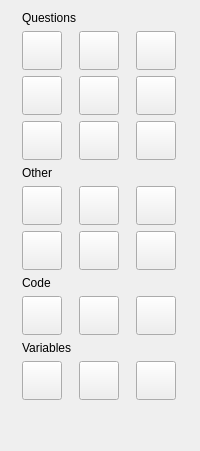
     <widget class="QWidget" name="tabWidgetControl">
      <attribute name="title">
       <string>Control</string>
      </attribute>
      <layout class="QGridLayout" name="gridLayoutControl">
       <item row="3" column="2">
        <widget class="QToolButton" name="toolButton_61">
         <property name="icon">
          <iconset resource="../resources_editor.qrc">
           <normaloff>:/qtgameengine/icons/action.png</normaloff>:/qtgameengine/icons/action.png</iconset>
         </property>
         <property name="iconSize">
          <size>
           <width>32</width>
           <height>32</height>
          </size>
         </property>
        </widget>
       </item>
       <item row="9" column="0" colspan="3">
        <widget class="QLabel" name="labelVariables">
         <property name="text">
          <string>Variables</string>
         </property>
        </widget>
       </item>
       <item row="1" column="2">
        <widget class="QToolButton" name="toolButton_55">
         <property name="icon">
          <iconset resource="../resources_editor.qrc">
           <normaloff>:/qtgameengine/icons/action.png</normaloff>:/qtgameengine/icons/action.png</iconset>
         </property>
         <property name="iconSize">
          <size>
           <width>32</width>
           <height>32</height>
          </size>
         </property>
        </widget>
       </item>
       <item row="10" column="0">
        <widget class="QToolButton" name="toolButton_71">
         <property name="icon">
          <iconset resource="../resources_editor.qrc">
           <normaloff>:/qtgameengine/icons/action.png</normaloff>:/qtgameengine/icons/action.png</iconset>
         </property>
         <property name="iconSize">
          <size>
           <width>32</width>
           <height>32</height>
          </size>
         </property>
        </widget>
       </item>
       <item row="6" column="1">
        <widget class="QToolButton" name="toolButton_66">
         <property name="icon">
          <iconset resource="../resources_editor.qrc">
           <normaloff>:/qtgameengine/icons/action.png</normaloff>:/qtgameengine/icons/action.png</iconset>
         </property>
         <property name="iconSize">
          <size>
           <width>32</width>
           <height>32</height>
          </size>
         </property>
        </widget>
       </item>
       <item row="5" column="2">
        <widget class="QToolButton" name="toolButton_64">
         <property name="icon">
          <iconset resource="../resources_editor.qrc">
           <normaloff>:/qtgameengine/icons/action.png</normaloff>:/qtgameengine/icons/action.png</iconset>
         </property>
         <property name="iconSize">
          <size>
           <width>32</width>
           <height>32</height>
          </size>
         </property>
        </widget>
       </item>
       <item row="1" column="0">
        <widget class="QToolButton" name="toolButton_53">
         <property name="icon">
          <iconset resource="../resources_editor.qrc">
           <normaloff>:/qtgameengine/icons/action.png</normaloff>:/qtgameengine/icons/action.png</iconset>
         </property>
         <property name="iconSize">
          <size>
           <width>32</width>
           <height>32</height>
          </size>
         </property>
        </widget>
       </item>
       <item row="0" column="0" colspan="3">
        <widget class="QLabel" name="labelQuestions">
         <property name="text">
          <string>Questions</string>
         </property>
        </widget>
       </item>
       <item row="10" column="2">
        <widget class="QToolButton" name="toolButton_73">
         <property name="icon">
          <iconset resource="../resources_editor.qrc">
           <normaloff>:/qtgameengine/icons/action.png</normaloff>:/qtgameengine/icons/action.png</iconset>
         </property>
         <property name="iconSize">
          <size>
           <width>32</width>
           <height>32</height>
          </size>
         </property>
        </widget>
       </item>
       <item row="4" column="0" colspan="3">
        <widget class="QLabel" name="labelOther">
         <property name="text">
          <string>Other</string>
         </property>
        </widget>
       </item>
       <item row="2" column="0">
        <widget class="QToolButton" name="toolButton_56">
         <property name="icon">
          <iconset resource="../resources_editor.qrc">
           <normaloff>:/qtgameengine/icons/action.png</normaloff>:/qtgameengine/icons/action.png</iconset>
         </property>
         <property name="iconSize">
          <size>
           <width>32</width>
           <height>32</height>
          </size>
         </property>
        </widget>
       </item>
       <item row="8" column="1">
        <widget class="QToolButton" name="toolButton_69">
         <property name="icon">
          <iconset resource="../resources_editor.qrc">
           <normaloff>:/qtgameengine/icons/action.png</normaloff>:/qtgameengine/icons/action.png</iconset>
         </property>
         <property name="iconSize">
          <size>
           <width>32</width>
           <height>32</height>
          </size>
         </property>
        </widget>
       </item>
       <item row="6" column="2">
        <widget class="QToolButton" name="toolButton_67">
         <property name="icon">
          <iconset resource="../resources_editor.qrc">
           <normaloff>:/qtgameengine/icons/action.png</normaloff>:/qtgameengine/icons/action.png</iconset>
         </property>
         <property name="iconSize">
          <size>
           <width>32</width>
           <height>32</height>
          </size>
         </property>
        </widget>
       </item>
       <item row="1" column="1">
        <widget class="QToolButton" name="toolButton_54">
         <property name="icon">
          <iconset resource="../resources_editor.qrc">
           <normaloff>:/qtgameengine/icons/action.png</normaloff>:/qtgameengine/icons/action.png</iconset>
         </property>
         <property name="iconSize">
          <size>
           <width>32</width>
           <height>32</height>
          </size>
         </property>
        </widget>
       </item>
       <item row="2" column="2">
        <widget class="QToolButton" name="toolButton_58">
         <property name="icon">
          <iconset resource="../resources_editor.qrc">
           <normaloff>:/qtgameengine/icons/action.png</normaloff>:/qtgameengine/icons/action.png</iconset>
         </property>
         <property name="iconSize">
          <size>
           <width>32</width>
           <height>32</height>
          </size>
         </property>
        </widget>
       </item>
       <item row="6" column="0">
        <widget class="QToolButton" name="toolButton_65">
         <property name="icon">
          <iconset resource="../resources_editor.qrc">
           <normaloff>:/qtgameengine/icons/action.png</normaloff>:/qtgameengine/icons/action.png</iconset>
         </property>
         <property name="iconSize">
          <size>
           <width>32</width>
           <height>32</height>
          </size>
         </property>
        </widget>
       </item>
       <item row="2" column="1">
        <widget class="QToolButton" name="toolButton_57">
         <property name="icon">
          <iconset resource="../resources_editor.qrc">
           <normaloff>:/qtgameengine/icons/action.png</normaloff>:/qtgameengine/icons/action.png</iconset>
         </property>
         <property name="iconSize">
          <size>
           <width>32</width>
           <height>32</height>
          </size>
         </property>
        </widget>
       </item>
       <item row="3" column="1">
        <widget class="QToolButton" name="toolButton_60">
         <property name="icon">
          <iconset resource="../resources_editor.qrc">
           <normaloff>:/qtgameengine/icons/action.png</normaloff>:/qtgameengine/icons/action.png</iconset>
         </property>
         <property name="iconSize">
          <size>
           <width>32</width>
           <height>32</height>
          </size>
         </property>
        </widget>
       </item>
       <item row="10" column="1">
        <widget class="QToolButton" name="toolButton_72">
         <property name="icon">
          <iconset resource="../resources_editor.qrc">
           <normaloff>:/qtgameengine/icons/action.png</normaloff>:/qtgameengine/icons/action.png</iconset>
         </property>
         <property name="iconSize">
          <size>
           <width>32</width>
           <height>32</height>
          </size>
         </property>
        </widget>
       </item>
       <item row="7" column="0" colspan="3">
        <widget class="QLabel" name="labelCode">
         <property name="text">
          <string>Code</string>
         </property>
        </widget>
       </item>
       <item row="3" column="0">
        <widget class="QToolButton" name="toolButton_59">
         <property name="icon">
          <iconset resource="../resources_editor.qrc">
           <normaloff>:/qtgameengine/icons/action.png</normaloff>:/qtgameengine/icons/action.png</iconset>
         </property>
         <property name="iconSize">
          <size>
           <width>32</width>
           <height>32</height>
          </size>
         </property>
        </widget>
       </item>
       <item row="5" column="0">
        <widget class="QToolButton" name="toolButton_62">
         <property name="icon">
          <iconset resource="../resources_editor.qrc">
           <normaloff>:/qtgameengine/icons/action.png</normaloff>:/qtgameengine/icons/action.png</iconset>
         </property>
         <property name="iconSize">
          <size>
           <width>32</width>
           <height>32</height>
          </size>
         </property>
        </widget>
       </item>
       <item row="8" column="2">
        <widget class="QToolButton" name="toolButton_70">
         <property name="icon">
          <iconset resource="../resources_editor.qrc">
           <normaloff>:/qtgameengine/icons/action.png</normaloff>:/qtgameengine/icons/action.png</iconset>
         </property>
         <property name="iconSize">
          <size>
           <width>32</width>
           <height>32</height>
          </size>
         </property>
        </widget>
       </item>
       <item row="8" column="0">
        <widget class="ActionDragWidget" name="toolButtonExecuteCode">
         <property name="toolTip">
          <string>Execute Code</string>
         </property>
         <property name="icon">
          <iconset resource="../resources_editor.qrc">
           <normaloff>:/qtgameengine/icons/action-execute-code.png</normaloff>:/qtgameengine/icons/action-execute-code.png</iconset>
         </property>
         <property name="iconSize">
          <size>
           <width>32</width>
           <height>32</height>
          </size>
         </property>
        </widget>
       </item>
       <item row="5" column="1">
        <widget class="QToolButton" name="toolButton_63">
         <property name="icon">
          <iconset resource="../resources_editor.qrc">
           <normaloff>:/qtgameengine/icons/action.png</normaloff>:/qtgameengine/icons/action.png</iconset>
         </property>
         <property name="iconSize">
          <size>
           <width>32</width>
           <height>32</height>
          </size>
         </property>
        </widget>
       </item>
       <item row="11" column="0" colspan="3">
        <spacer name="verticalSpacer_4">
         <property name="orientation">
          <enum>Qt::Orientation::Vertical</enum>
         </property>
         <property name="sizeHint" stdset="0">
          <size>
           <width>20</width>
           <height>40</height>
          </size>
         </property>
        </spacer>
       </item>
      </layout>
     </widget>
